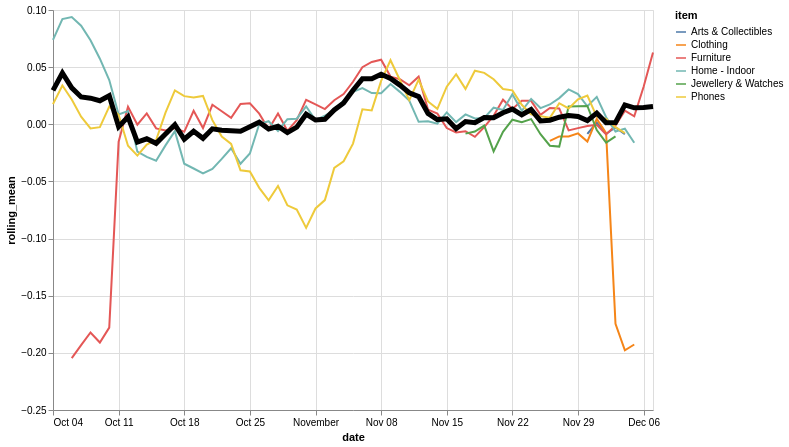

Write a Vega-Lite specification for this figure.
### Vega-Lite specification from a JSON file in a GitHub repository (floating-point values rounded to 4 significant figures; data arrays with more than 128 entries replaced by an {"elided": "..."} marker saying what was removed)
{"config": {"view": {"continuousWidth": 400, "continuousHeight": 300}}, "layer": [{"data": {"name": "data-e8ca4dcdd3c0b210dbb504d899030c93"}, "mark": "line", "encoding": {"color": {"type": "nominal", "field": "item"}, "x": {"type": "temporal", "field": "date"}, "y": {"type": "quantitative", "field": "rolling_mean"}}, "transform": [{"window": [{"op": "mean", "field": "residual", "as": "rolling_mean"}], "frame": [-4, 3]}]}, {"data": {"name": "data-495d7177a32ccd0204843c0a2733cec8"}, "mark": {"type": "line", "color": "black", "size": 5}, "encoding": {"x": {"type": "temporal", "field": "date"}, "y": {"type": "quantitative", "field": "rolling_mean"}}, "transform": [{"window": [{"op": "mean", "field": "residual", "as": "rolling_mean"}], "frame": [-4, 3]}]}], "height": 400, "width": 600, "$schema": "https://vega.github.io/schema/vega-lite/v4.8.1.json", "datasets": {"data-e8ca4dcdd3c0b210dbb504d899030c93": {"elided": "220 records"}, "data-495d7177a32ccd0204843c0a2733cec8": [{"date": "2020-10-04", "residual": -0.04342}, {"date": "2020-10-05", "residual": 0.0001059}, {"date": "2020-10-06", "residual": 0.1891}, {"date": "2020-10-07", "residual": -0.02693}, {"date": "2020-10-08", "residual": 0.1054}, {"date": "2020-10-09", "residual": -0.03325}, {"date": "2020-10-10", "residual": -0.0235}, {"date": "2020-10-11", "residual": 0.01511}, {"date": "2020-10-12", "residual": -0.06148}, {"date": "2020-10-13", "residual": 0.03543}, {"date": "2020-10-14", "residual": -0.02743}, {"date": "2020-10-15", "residual": 0.04133}, {"date": "2020-10-16", "residual": -0.07021}, {"date": "2020-10-17", "residual": -0.01088}, {"date": "2020-10-18", "residual": -0.05537}, {"date": "2020-10-19", "residual": 0.08132}, {"date": "2020-10-20", "residual": 0.003572}, {"date": "2020-10-21", "residual": -0.06709}, {"date": "2020-10-22", "residual": 0.02838}, {"date": "2020-10-23", "residual": -0.008071}, {"date": "2020-10-24", "residual": -0.00363}, {"date": "2020-10-25", "residual": -0.0209}, {"date": "2020-10-26", "residual": -0.05867}, {"date": "2020-10-27", "residual": 0.07839}, {"date": "2020-10-28", "residual": 0.03465}, {"date": "2020-10-29", "residual": -0.03518}, {"date": "2020-10-30", "residual": -0.02015}, {"date": "2020-10-31", "residual": 0.01171}, {"date": "2020-11-01", "residual": -0.04839}, {"date": "2020-11-02", "residual": 0.01774}, {"date": "2020-11-03", "residual": 0.032}, {"date": "2020-11-04", "residual": 0.03715}, {"date": "2020-11-05", "residual": 0.03962}, {"date": "2020-11-06", "residual": 0.0306}, {"date": "2020-11-07", "residual": 0.02889}, {"date": "2020-11-08", "residual": 0.1006}, {"date": "2020-11-09", "residual": 0.03146}, {"date": "2020-11-10", "residual": 0.01824}, {"date": "2020-11-11", "residual": 0.06429}, {"date": "2020-11-12", "residual": 0.006518}, {"date": "2020-11-13", "residual": -0.00634}, {"date": "2020-11-14", "residual": -0.02298}, {"date": "2020-11-15", "residual": 0.002021}, {"date": "2020-11-16", "residual": -0.01738}, {"date": "2020-11-17", "residual": -0.01168}, {"date": "2020-11-18", "residual": 0.02392}, {"date": "2020-11-19", "residual": -0.005371}, {"date": "2020-11-20", "residual": 0.05653}, {"date": "2020-11-21", "residual": -0.01418}, {"date": "2020-11-22", "residual": 0.01388}, {"date": "2020-11-23", "residual": -0.0002791}, {"date": "2020-11-24", "residual": 0.01822}, {"date": "2020-11-25", "residual": 0.01352}, {"date": "2020-11-26", "residual": -0.01575}, {"date": "2020-11-27", "residual": 0.03122}, {"date": "2020-11-28", "residual": -0.02313}, {"date": "2020-11-29", "residual": -0.008929}, {"date": "2020-11-30", "residual": 0.03476}, {"date": "2020-12-01", "residual": 0.01213}, {"date": "2020-12-02", "residual": 0.01061}, {"date": "2020-12-03", "residual": -0.01546}, {"date": "2020-12-04", "residual": 0.03719}, {"date": "2020-12-05", "residual": -0.03575}, {"date": "2020-12-06", "residual": -0.02231}, {"date": "2020-12-07", "residual": 0.1143}]}}
